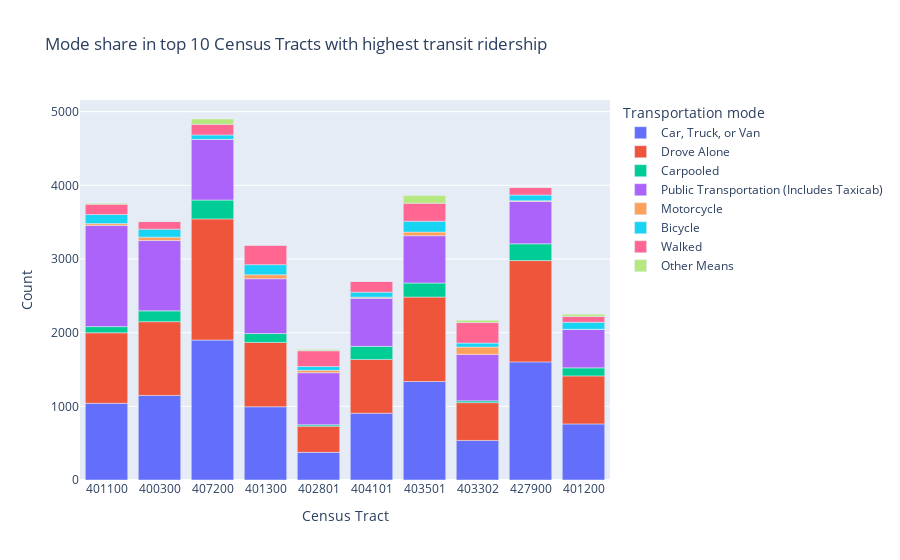

The notebook cell saved with this chart:
### Code cell
fig = px.bar(transpo_long, x="Census Tract", y="value", color="variable", 
            labels={
                     "value": "Count",
                     "variable": "Transportation mode",
                 },
                title="Mode share in top 10 Census Tracts with highest transit ridership")

fig.show()

### Figure 1 — Plotly figure (JSON) as saved in the notebook; plotly's stock layout.template omitted (floating-point values rounded to 4 significant figures)
{"data": [{"alignmentgroup": "True", "hovertemplate": "Transportation mode=Car, Truck, or Van<br>Census Tract=%{x}<br>Count=%{y}<extra></extra>", "legendgroup": "Car, Truck, or Van", "marker": {"color": "#636efa", "pattern": {"shape": ""}}, "name": "Car, Truck, or Van", "offsetgroup": "Car, Truck, or Van", "orientation": "v", "showlegend": true, "textposition": "auto", "type": "bar", "x": ["401100", "400300", "407200", "401300", "402801", "404101", "403501", "403302", "427900", "401200"], "xaxis": "x", "y": [1041, 1148, 1900, 994, 375, 907, 1337, 537, 1603, 761], "yaxis": "y"}, {"alignmentgroup": "True", "hovertemplate": "Transportation mode=Drove Alone<br>Census Tract=%{x}<br>Count=%{y}<extra></extra>", "legendgroup": "Drove Alone", "marker": {"color": "#EF553B", "pattern": {"shape": ""}}, "name": "Drove Alone", "offsetgroup": "Drove Alone", "orientation": "v", "showlegend": true, "textposition": "auto", "type": "bar", "x": ["401100", "400300", "407200", "401300", "402801", "404101", "403501", "403302", "427900", "401200"], "xaxis": "x", "y": [957, 1001, 1644, 874, 356, 730, 1146, 513, 1375, 652], "yaxis": "y"}, {"alignmentgroup": "True", "hovertemplate": "Transportation mode=Carpooled<br>Census Tract=%{x}<br>Count=%{y}<extra></extra>", "legendgroup": "Carpooled", "marker": {"color": "#00cc96", "pattern": {"shape": ""}}, "name": "Carpooled", "offsetgroup": "Carpooled", "orientation": "v", "showlegend": true, "textposition": "auto", "type": "bar", "x": ["401100", "400300", "407200", "401300", "402801", "404101", "403501", "403302", "427900", "401200"], "xaxis": "x", "y": [84, 147, 256, 120, 19, 177, 191, 24, 228, 109], "yaxis": "y"}, {"alignmentgroup": "True", "hovertemplate": "Transportation mode=Public Transportation (Includes Taxicab)<br>Census Tract=%{x}<br>Count=%{y}<extra></extra>", "legendgroup": "Public Transportation (Includes Taxicab)", "marker": {"color": "#ab63fa", "pattern": {"shape": ""}}, "name": "Public Transportation (Includes Taxicab)", "offsetgroup": "Public Transportation (Includes Taxicab)", "orientation": "v", "showlegend": true, "textposition": "auto", "type": "bar", "x": ["401100", "400300", "407200", "401300", "402801", "404101", "403501", "403302", "427900", "401200"], "xaxis": "x", "y": [1373, 954, 824, 744, 706, 652, 642, 631, 574, 523], "yaxis": "y"}, {"alignmentgroup": "True", "hovertemplate": "Transportation mode=Motorcycle<br>Census Tract=%{x}<br>Count=%{y}<extra></extra>", "legendgroup": "Motorcycle", "marker": {"color": "#FFA15A", "pattern": {"shape": ""}}, "name": "Motorcycle", "offsetgroup": "Motorcycle", "orientation": "v", "showlegend": true, "textposition": "auto", "type": "bar", "x": ["401100", "400300", "407200", "401300", "402801", "404101", "403501", "403302", "427900", "401200"], "xaxis": "x", "y": [25, 46, 0, 54, 32, 16, 49, 99, 11, 0], "yaxis": "y"}, {"alignmentgroup": "True", "hovertemplate": "Transportation mode=Bicycle<br>Census Tract=%{x}<br>Count=%{y}<extra></extra>", "legendgroup": "Bicycle", "marker": {"color": "#19d3f3", "pattern": {"shape": ""}}, "name": "Bicycle", "offsetgroup": "Bicycle", "orientation": "v", "showlegend": true, "textposition": "auto", "type": "bar", "x": ["401100", "400300", "407200", "401300", "402801", "404101", "403501", "403302", "427900", "401200"], "xaxis": "x", "y": [123, 109, 60, 137, 52, 68, 148, 55, 77, 96], "yaxis": "y"}, {"alignmentgroup": "True", "hovertemplate": "Transportation mode=Walked<br>Census Tract=%{x}<br>Count=%{y}<extra></extra>", "legendgroup": "Walked", "marker": {"color": "#FF6692", "pattern": {"shape": ""}}, "name": "Walked", "offsetgroup": "Walked", "orientation": "v", "showlegend": true, "textposition": "auto", "type": "bar", "x": ["401100", "400300", "407200", "401300", "402801", "404101", "403501", "403302", "427900", "401200"], "xaxis": "x", "y": [141, 103, 144, 264, 214, 146, 244, 278, 103, 79], "yaxis": "y"}, {"alignmentgroup": "True", "hovertemplate": "Transportation mode=Other Means<br>Census Tract=%{x}<br>Count=%{y}<extra></extra>", "legendgroup": "Other Means", "marker": {"color": "#B6E880", "pattern": {"shape": ""}}, "name": "Other Means", "offsetgroup": "Other Means", "orientation": "v", "showlegend": true, "textposition": "auto", "type": "bar", "x": ["401100", "400300", "407200", "401300", "402801", "404101", "403501", "403302", "427900", "401200"], "xaxis": "x", "y": [14, 0, 72, 0, 16, 0, 103, 31, 0, 29], "yaxis": "y"}], "layout": {"autosize": true, "barmode": "relative", "legend": {"title": {"text": "Transportation mode"}, "tracegroupgap": 0}, "title": {"text": "Mode share in top 10 Census Tracts with highest transit ridership"}, "xaxis": {"anchor": "y", "autorange": true, "domain": [0, 1], "range": [-0.5, 9.5], "title": {"text": "Census Tract"}, "type": "category"}, "yaxis": {"anchor": "x", "autorange": true, "domain": [0, 1], "range": [0, 5158.0], "title": {"text": "Count"}, "type": "linear"}}}
